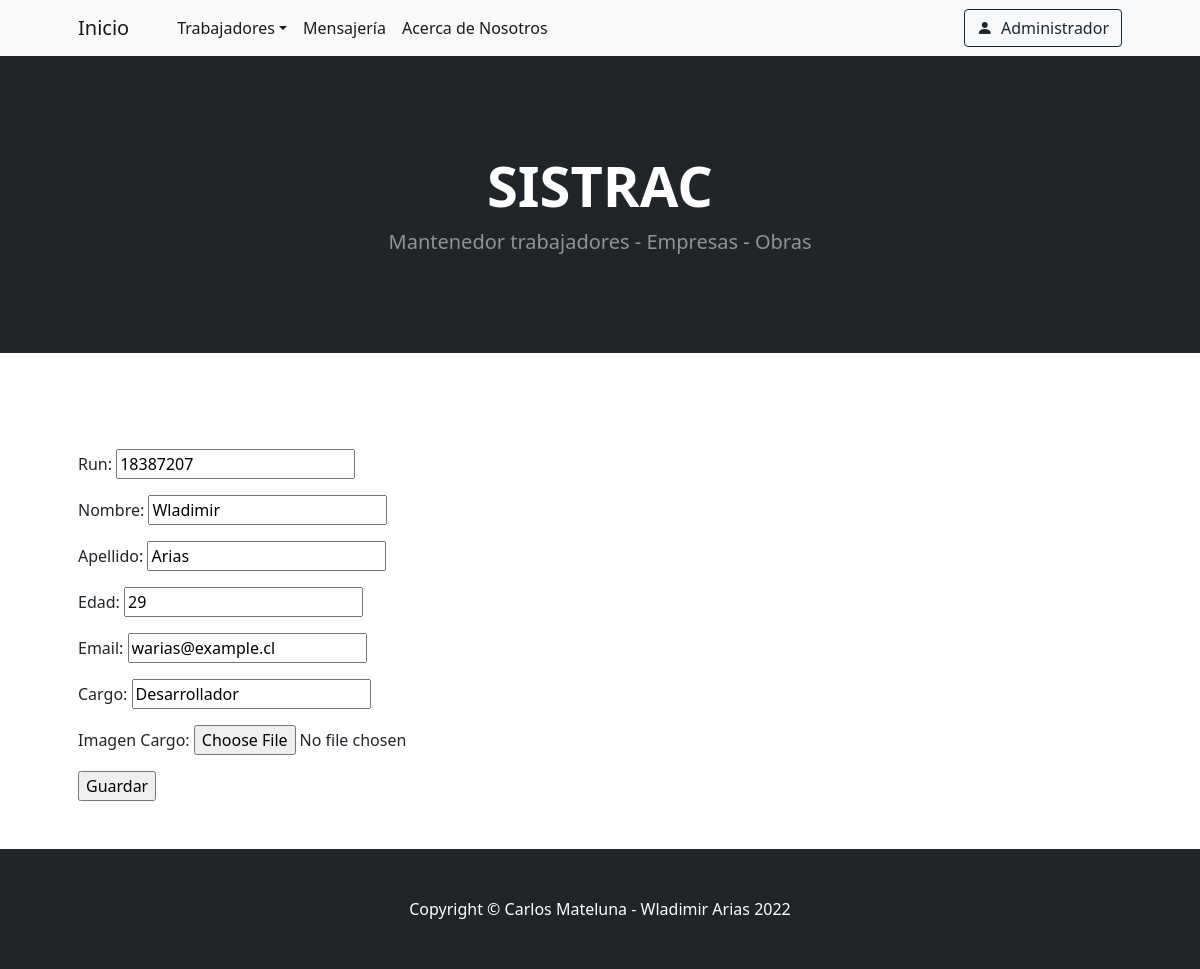
/app/editar_trabajador/3 (signed in), run on the app's committed database.
### app/models.py (models this page shows, shortened)
class Trabajadores(models.Model):
    run = models.IntegerField()
    nombre = models.CharField(max_length=250)
    apellido = models.CharField(max_length=250)
    edad = models.IntegerField()
    email = models.EmailField()
    cargo = models.CharField(max_length=100)
    imagen_cargo = models.ImageField(upload_to="trabajadores", null=True, blank=True)
    user = models.ForeignKey(User, on_delete=models.CASCADE)
    fecha_ingreso = models.DateField()

### app/views.py (the view)
# urls.py: path("editar_trabajador/<id>", editar_trabajador, name="app-editar-trabajador"),
@login_required
def editar_trabajador(request, id):
    trabajador = Trabajadores.objects.get(id=id)
    if request.method == 'POST':
        formulario = TrabajadorFormulario(request.POST, request.FILES)
        if formulario.is_valid():
            data = formulario.cleaned_data
            trabajador.run = data["run"]
            trabajador.nombre = data["nombre"]
            trabajador.apellido = data["apellido"]
            trabajador.edad = data["edad"]
            trabajador.email = data["email"]
            trabajador.cargo = data["cargo"]
            trabajador.imagen_cargo = data["imagen_cargo"]
            trabajador.save()
            return redirect("app-list-trabajadores")
        else:
            return render(request, "app/editar_trabajador.html", {"formulario": formulario, "errores": formulario.errors})
    else:
        formulario = TrabajadorFormulario(initial={"run":trabajador.run, "nombre":trabajador.nombre,"apellido":trabajador.apellido,"edad":trabajador.edad,"email":trabajador.email,"cargo":trabajador.cargo,"imagen_cargo":""})
        return render(request, "app/editar_trabajador.html", {"formulario":formulario, "errores":""})

### app/forms.py
class TrabajadorFormulario(forms.Form):
    run = forms.IntegerField()
    nombre = forms.CharField()
    apellido = forms.CharField()
    edad = forms.IntegerField()
    email = forms.EmailField()
    cargo = forms.CharField()
    imagen_cargo = forms.ImageField(required=False)

### app/templates/app/editar_trabajador.html (shortened to what this page needs)
{% extends 'app/base.html' %} {% block contenido %}
<form method="post" enctype="multipart/form-data">
    <p>Run: {{ formulario.run }}</p>
    <p>Nombre: {{ formulario.nombre }}</p>
    <p>Apellido: {{ formulario.apellido }}</p>
    <p>Edad: {{ formulario.edad }}</p>
    <p>Email: {{ formulario.email }}</p>
    <p>Cargo: {{ formulario.cargo }}</p>
    {% if user.is_staff %}
    <p>Imagen Cargo: {{ formulario.imagen_cargo }}</p>
    {% endif %}
    <input type="submit" value="Guardar">
</form>
{% endblock %}

### app/templates/app/base.html (shortened to what this page needs)
<!DOCTYPE html>
<html lang="en">
<head>
    {% load static %}
    <link href="https://cdn.jsdelivr.net/npm/bootstrap-icons@1.5.0/font/bootstrap-icons.css" rel="stylesheet" />
    <link href="{% static 'app/css/styles.css' %}" rel="stylesheet" />
</head>
<body>
    <nav class="navbar navbar-expand-lg navbar-light bg-light">
        <div class="container px-4 px-lg-5">
            <a class="navbar-brand" href="{% url 'app-inicio' %}">Inicio</a>
            <div class="collapse navbar-collapse" id="navbarSupportedContent">
                <ul class="navbar-nav me-auto mb-2 mb-lg-0 ms-lg-4">
                    <li class="nav-item dropdown">
                        <a class="nav-link dropdown-toggle active" id="navbarDropdown" href="#" role="button" data-bs-toggle="dropdown" aria-expanded="false">Trabajadores</a>
                    </li>
                    <li class="nav-item"><a class="nav-link active" aria-current="page" href="{% url 'app-mensajeria' %}">Mensajería</a></li>
                    <li class="nav-item"><a class="nav-link active" aria-current="page" href="{% url 'auth-about' %}">Acerca de Nosotros</a></li>
                </ul>
                {% if request.user.is_authenticated %}
                <ul class="navbar-nav  mb-2 mb-lg-0 ms-lg-4">
                    <li class="nav-item dropdown">
                        <a class="btn btn-outline-dark" id="navbarDropdown" href="#" role="button" data-bs-toggle="dropdown" aria-expanded="false"><i class="bi bi-person-fill me-1"></i> {{ request.user.username.capitalize }}</a>
                    </li>
                </ul>
                {% else %}
                <ul class="navbar-nav  mb-2 mb-lg-0 ms-lg-4">
                    <li class="nav-item dropdown">
                        <a class="btn btn-outline-dark " id="navbarDropdown" href="{% url 'auth-login' %}" aria-expanded="false"><i class="bi bi-person-fill me-1"></i> Iniciar Sesión</a>
                    </li>
                </ul>
                {% endif %}
            </div>
        </div>
    </nav>
    <header class="bg-dark py-5">
        <div class="container px-4 px-lg-5 my-5">
            <div class="text-center text-white">
                <h1 class="display-4 fw-bolder">SISTRAC</h1>
                <p class="lead fw-normal text-white-50 mb-0">Mantenedor trabajadores - Empresas - Obras</p>
            </div>
        </div>
    </header>
    <section class="py-5">
        <div class="container px-4 px-lg-5 mt-5">
            <div class="row gx-4 gx-lg-5 row-cols-md-1 justify-content-center">
                {% block contenido %} {% endblock %}
            </div>
        </div>
    </section>
    <footer class="py-5 bg-dark">
        <div class="container">
            <p class="m-0 text-center text-white">Copyright &copy; Carlos Mateluna - Wladimir Arias 2022</p>
        </div>
    </footer>
</body>
</html>

### data on the page
Trabajadores: run "18387207", nombre "Wladimir", apellido "Arias", edad "29", email "warias@example.cl", cargo "Desarrollador"

### other printed values
{{ request.user.username.capitalize }} "Administrador"
